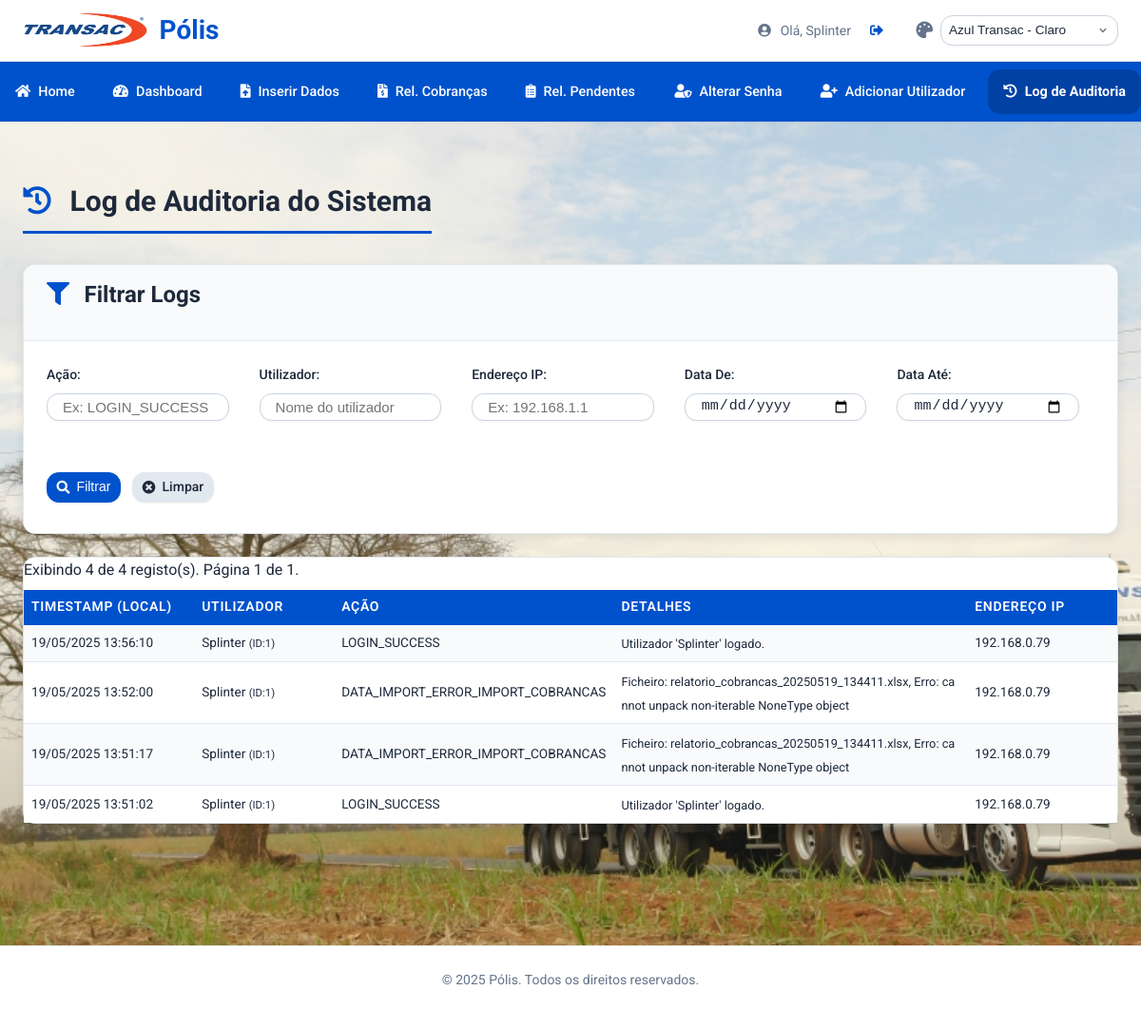
The app's page /admin/audit_log (signed in) with its own data.
### tables this page shows
CREATE TABLE users (
                id INTEGER PRIMARY KEY AUTOINCREMENT,
                username TEXT UNIQUE NOT NULL,
                password_hash TEXT NOT NULL
            );

CREATE TABLE audit_log (
                id INTEGER PRIMARY KEY AUTOINCREMENT,
                timestamp DATETIME NOT NULL,
                user_id INTEGER,
                username TEXT,
                action TEXT NOT NULL,
                details TEXT,
                ip_address TEXT,
                FOREIGN KEY (user_id) REFERENCES users (id)
            );

### app.py (the view, shortened to what this page needs)
@app.route('/admin/audit_log')
@admin_required
def view_audit_log():
    db = get_db(); page = request.args.get('page', 1, type=int); per_page = 25; offset = (page - 1) * per_page
    filters_form = {k: request.args.get(f'filter_{k}', '').strip() for k in ['action', 'username', 'date_from', 'date_to', 'ip_address']}
    conditions, params = [], []
    if filters_form['action']: conditions.append("LOWER(action) LIKE LOWER(?)"); params.append(f"%{filters_form['action']}%")
    if filters_form['username']: conditions.append("LOWER(username) LIKE LOWER(?)"); params.append(f"%{filters_form['username']}%")
    if filters_form['ip_address']: conditions.append("ip_address LIKE ?"); params.append(f"%{filters_form['ip_address']}%")
    sao_paulo_tz = pytz.timezone('America/Sao_Paulo')
    if filters_form['date_from']:
        try: dt_from_utc = sao_paulo_tz.localize(datetime.strptime(filters_form['date_from'], '%Y-%m-%d')).astimezone(pytz.utc); conditions.append("timestamp >= ?"); params.append(dt_from_utc.strftime('%Y-%m-%d %H:%M:%S'))
        except ValueError: flash("Data De inválida.", "warning")
    where_clause = "WHERE " + " AND ".join(conditions) if conditions else ""
    total_logs = 0
    try: total_logs = db.execute(f"SELECT COUNT(id) FROM audit_log {where_clause}", tuple(params)).fetchone()[0]
    except Exception as e: logger.error(f"Erro ao contar logs: {e}"); flash("Erro ao contar logs.", "error")
    total_pages = (total_logs + per_page - 1) // per_page or 1; page = min(page, total_pages); page = max(1, page); offset = (page - 1) * per_page
    logs_processed = []
    try:
        raw_logs = db.execute(f"SELECT * FROM audit_log {where_clause} ORDER BY timestamp DESC LIMIT ? OFFSET ?", (*params, per_page, offset)).fetchall()
        for row in raw_logs:
            log = dict(row)
            try: log['timestamp_fmt'] = pytz.utc.localize(datetime.strptime(log['timestamp'].split('.')[0], '%Y-%m-%d %H:%M:%S')).astimezone(sao_paulo_tz).strftime('%d/%m/%Y %H:%M:%S')
            except Exception: log['timestamp_fmt'] = log['timestamp'] + " (Erro Formato)"
            logs_processed.append(log)
    except Exception as e: logger.error(f"Erro ao buscar logs: {e}"); flash("Erro ao buscar logs.", "error")
    return render_template('admin/view_audit_log.html', logs=logs_processed, current_page=page, total_pages=total_pages, filters=filters_form, total_logs=total_logs)

### app.py (called while the page is built)
def get_db():
    db = getattr(g, '_database', None)
    if db is None: db = g._database = sqlite3.connect(app.config['DATABASE']); db.row_factory = sqlite3.Row
    return db

@app.teardown_appcontext
def close_connection(exception):
    db = getattr(g, '_database', None)
    if db is not None: db.close()

@login_manager.user_loader
def load_user(user_id):
    try:
        db = get_db(); cursor = db.cursor(); cursor.execute("SELECT id, username FROM users WHERE id = ?", (user_id,))
        user_data = cursor.fetchone(); return User(id=user_data['id'], username=user_data['username']) if user_data else None
    except Exception as e: logger.error(f"Erro ao carregar utilizador ID {user_id}: {e}", exc_info=True); return None

def admin_required(f):
    @wraps(f)
    @login_required
    def decorated_function(*args, **kwargs):
        if not current_user.is_authenticated or current_user.username not in ADMIN_USERNAMES:
            log_audit("ACCESS_DENIED_ADMIN_AREA", f"Utilizador '{current_user.username}' tentou aceder.")
            flash("Você não tem permissão para aceder a esta página.", "error"); return redirect(url_for('home'))
        return f(*args, **kwargs)
    return decorated_function

@app.context_processor
def inject_global_vars(): return dict(current_year=datetime.now().year, ADMIN_USERNAMES=ADMIN_USERNAMES)

@app.after_request
def add_security_headers(response):
    response.headers['X-Content-Type-Options'] = 'nosniff'; response.headers['X-Frame-Options'] = 'SAMEORIGIN'
    response.headers['X-XSS-Protection'] = '1; mode=block'; response.headers['Referrer-Policy'] = 'strict-origin-when-cross-origin'
    return response

@app.context_processor
def utility_processor():
    def dummy_csrf_token():
        if '_csrf_token' not in g: g._csrf_token = os.urandom(24).hex()
        return g._csrf_token
    return dict(csrf_token=dummy_csrf_token)

### templates/admin/view_audit_log.html (shortened to what this page needs)
{% extends "base.html" %}
{% block content %}
<h2 class="page-title"><i class="fas fa-history"></i> Log de Auditoria do Sistema</h2>
<div class="card filter-form mb-4">
    <div class="card-header">
        <h3><i class="fas fa-filter"></i> Filtrar Logs</h3>
    </div>
    <div class="card-body">
        <form method="GET" action="{{ url_for('view_audit_log') }}" class="form-inline">
            <div class="form-group">
                <label for="filter_action">Ação:</label>
                <input type="text" name="filter_action" id="filter_action" value="{{ filters.action or '' }}" class="form-control form-control-sm" placeholder="Ex: LOGIN_SUCCESS">
            </div>
            <div class="form-group">
                <label for="filter_username">Utilizador:</label>
                <input type="text" name="filter_username" id="filter_username" value="{{ filters.username or '' }}" class="form-control form-control-sm" placeholder="Nome do utilizador">
            </div>
            <div class="form-group">
                <label for="filter_ip">Endereço IP:</label>
                <input type="text" name="filter_ip" id="filter_ip" value="{{ filters.ip_address or '' }}" class="form-control form-control-sm" placeholder="Ex: 192.168.1.1">
            </div>
            <div class="form-group">
                <label for="filter_date_from">Data De:</label>
                <input type="date" name="filter_date_from" id="filter_date_from" value="{{ filters.date_from or '' }}" class="form-control form-control-sm">
            </div>
            <div class="form-group">
                <label for="filter_date_to">Data Até:</label>
                <input type="date" name="filter_date_to" id="filter_date_to" value="{{ filters.date_to or '' }}" class="form-control form-control-sm">
            </div>
            <div class="form-group-actions">
                <button type="submit" class="btn btn-primary btn-sm"><i class="fas fa-search"></i> Filtrar</button>
                <a href="{{ url_for('view_audit_log') }}" class="btn btn-secondary btn-sm"><i class="fas fa-times-circle"></i> Limpar</a>
            </div>
        </form>
    </div>
</div>
<div class="card">
    <div class="card-body table-responsive-container">
        {% if logs %}
            <p class="text-muted small mb-2">Exibindo {{ logs|length }} de {{ total_logs }} registo(s). Página {{ current_page }} de {{ total_pages }}.</p>
            <div class="table-responsive">
                <table class="table table-striped table-hover table-sm">
                    <thead>
                        <tr>
                            <th style="width: 16%;">Timestamp (Local)</th>
                            <th style="width: 14%;">Utilizador</th>
                            <th style="width: 15%;">Ação</th>
                            <th style="width: 40%;">Detalhes</th>
                            <th style="width: 15%;">Endereço IP</th>
                        </tr>
                    </thead>
                    <tbody>
                        {% for log_entry in logs %}
                        <tr>
                            <td style="white-space: nowrap; font-size: 0.85em;">{{ log_entry.timestamp_fmt }}</td>
                            <td style="font-size: 0.85em;">{{ log_entry.username or 'N/A' }}{% if log_entry.user_id %} <small class="text-muted">(ID:{{ log_entry.user_id }})</small>{% endif %}</td>
                            <td style="font-size: 0.85em;">{{ log_entry.action }}</td>
                            <td><small style="font-size: 0.8em; word-break: break-all;">{{ log_entry.details or '' }}</small></td>
                            <td style="font-size: 0.85em;">{{ log_entry.ip_address }}</td>
                        </tr>
                        {% endfor %}
                    </tbody>
                </table>
            </div>
        {% else %}
            <div class="empty-state">
                <i class="fas fa-folder-open empty-icon"></i>
                <p>Nenhum registo de auditoria encontrado.</p>
            </div>
        {% endif %}
    </div>
</div>
{% endblock %}

### templates/base.html (shortened to what this page needs)
<!DOCTYPE html>
<html lang="pt-br" data-theme="azul-transac-light">
<head>
    <link rel="stylesheet" href="https://cdnjs.cloudflare.com/ajax/libs/font-awesome/5.15.4/css/all.min.css" xintegrity="sha512-1ycn6IcaQQ40/MKBW2W4Rhis/DbILU74C1vSrLJxCq57o941Ym01SwNsOMqvEBFlcgUa6xLiPY/NS5R+E6ztJQ==" />
    <link rel="stylesheet" href="{{ url_for('static', filename='style.css') }}">
</head>
<body>
    <header class="app-header">
        <div class="app-header-content container">
            <div class="app-header-brand">
                <img src="{{ url_for('static', filename='images/polis_logo.png') }}" alt="Logótipo Pólis" class="app-logo-img">
                <h1>Pólis</h1>
            </div>
            <div class="nav-actions">
                {% if current_user.is_authenticated %}
                <div class="user-info">
                     <span><i class="fas fa-user-circle"></i> Olá, {{ current_user.username }}</span>
                     <a href="{{ url_for('logout') }}" class="logout-link" title="Sair"><i class="fas fa-sign-out-alt"></i> <span class="sr-only">Logout</span></a>
                </div>
                {% endif %}
                <div class="theme-selector-container">
                    <i class="fas fa-palette nav-icon-theme" aria-hidden="true"></i>
                    <select id="theme-select" title="Selecionar Tema Visual">
                        <optgroup label="Azul Transac">
                            <option value="azul-transac-light">Azul Transac - Claro</option>
                        </optgroup>
                    </select>
                </div>
            </div>
        </div>
    </header>
    {% if current_user.is_authenticated %}
    <nav class="main-nav">
        <div class="main-nav-links container">
            <a href="{{ url_for('home') }}" class="nav-item {{ 'active' if request.endpoint == 'home' else '' }}"><i class="fas fa-home"></i> Home</a>
            <a href="{{ url_for('dashboard') }}" class="nav-item {{ 'active' if request.endpoint == 'dashboard' else '' }}"><i class="fas fa-tachometer-alt"></i> Dashboard</a>
            <a href="{{ url_for('inserir_dados') }}" class="nav-item {{ 'active' if request.endpoint == 'inserir_dados' else '' }}"><i class="fas fa-file-upload"></i> Inserir Dados</a>
            <a href="{{ url_for('relatorio_cobrancas') }}" class="nav-item {{ 'active' if request.endpoint == 'relatorio_cobrancas' else '' }}"><i class="fas fa-file-invoice-dollar"></i> Rel. Cobranças</a>
            <a href="{{ url_for('relatorio_pendentes') }}" class="nav-item {{ 'active' if request.endpoint == 'relatorio_pendentes' else '' }}"><i class="fas fa-clipboard-list"></i> Rel. Pendentes</a>
            <div class="nav-item-group-right">
                <a href="{{ url_for('change_password') }}" class="nav-item {{ 'active' if request.endpoint == 'change_password' else '' }}"><i class="fas fa-user-shield"></i> Alterar Senha</a>
                {% if current_user.username in ADMIN_USERNAMES %}
                    <a href="{{ url_for('add_user_admin') }}" class="nav-item {{ 'active' if request.endpoint == 'add_user_admin' else '' }}"><i class="fas fa-user-plus"></i> Adicionar Utilizador</a>
                    <a href="{{ url_for('view_audit_log') }}" class="nav-item {{ 'active' if request.endpoint == 'view_audit_log' else '' }}"><i class="fas fa-history"></i> Log de Auditoria</a>
                {% endif %}
            </div>
        </div>
    </nav>
    {% endif %}
    <main class="container content-wrapper">
        {% block content %}{% endblock %}
    </main>
    <footer class="app-footer">
        <p>&copy; {{ current_year }} Pólis. Todos os direitos reservados.</p>
    </footer>
</body>
</html>

### templates/base.html (style rules this page uses)
.nav-icon-theme { font-size: 1.1rem; color: var(--text-muted-color); }

### templates/admin/view_audit_log.html (style rules this page uses)
.form-inline .form-group { margin-right: 1rem; margin-bottom: 0.5rem; }
.form-inline .form-group-actions { margin-top: 1.85rem; margin-bottom: 0.5rem; }
.table-sm td, .table-sm th { padding: .4rem .5rem; }
.card-body.table-responsive-container { padding: 0; }
.card-body.table-responsive-container .table-responsive { margin-bottom: 0; border: none; border-radius: 0; }
.card-body.table-responsive-container .table { margin-bottom: 0; }

### records on screen
users: username "Splinter"
audit_log: timestamp_fmt "19/05/2025 13:56:10", username "Splinter", user_id "1", action "LOGIN_SUCCESS", details "Utilizador 'Splinter' logado.", ip_address "192.168.0.79"
audit_log: timestamp_fmt "19/05/2025 13:52:00", username "Splinter", user_id "1", action "DATA_IMPORT_ERROR_IMPORT_COBRANCAS", details "Ficheiro: relatorio_cobrancas_20250519_134411.xlsx, Erro: cannot unpack non-iterable NoneType object", ip_address "192.168.0.79"
audit_log: timestamp_fmt "19/05/2025 13:51:17", username "Splinter", user_id "1", action "DATA_IMPORT_ERROR_IMPORT_COBRANCAS", details "Ficheiro: relatorio_cobrancas_20250519_134411.xlsx, Erro: cannot unpack non-iterable NoneType object", ip_address "192.168.0.79"
audit_log: timestamp_fmt "19/05/2025 13:51:02", username "Splinter", user_id "1", action "LOGIN_SUCCESS", details "Utilizador 'Splinter' logado.", ip_address "192.168.0.79"

### other values on screen
{{ logs|length }} "4"
{{ total_logs }} "4"
{{ current_page }} "1"
{{ total_pages }} "1"
